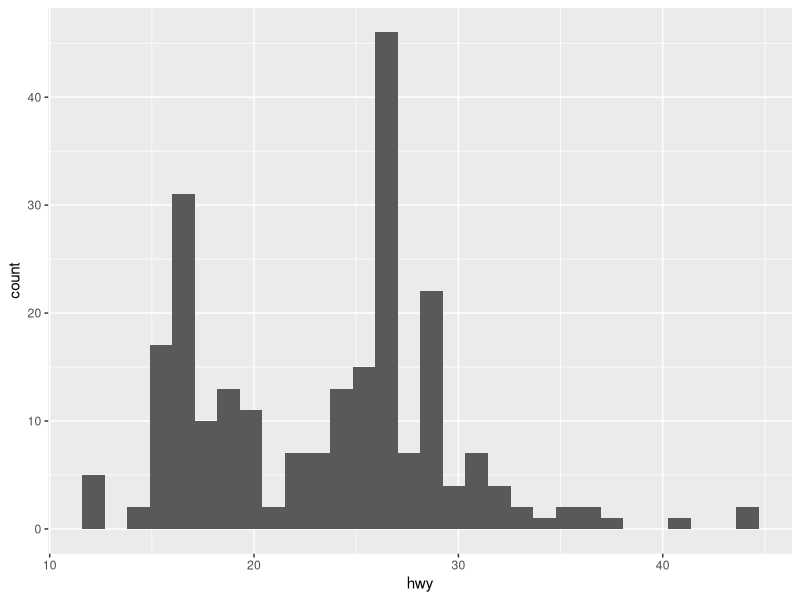
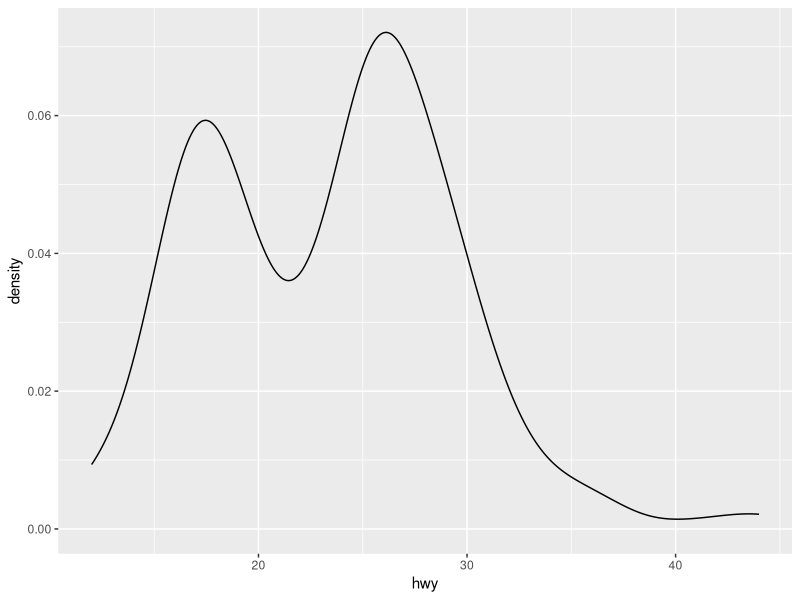
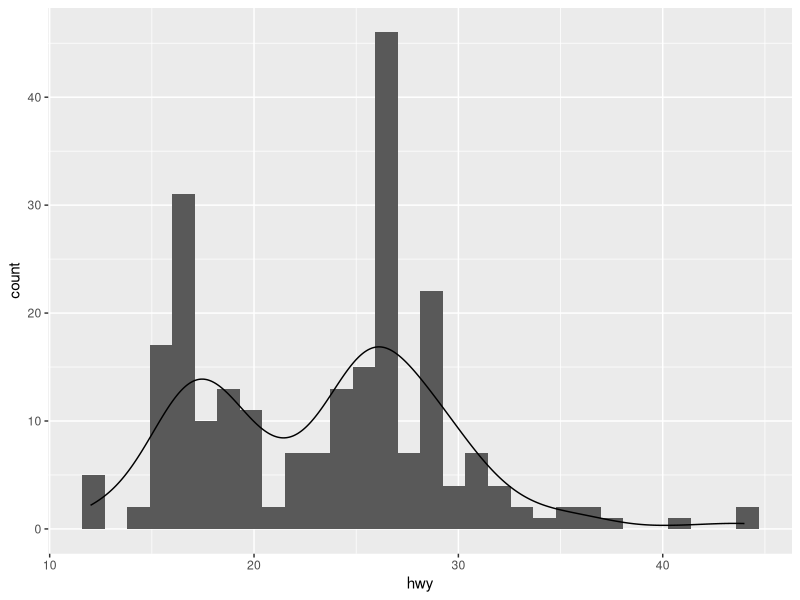

Write the R code that produced these figures, in order. (Note: this script raises an error after producing the figures.)
### One variable plots

library(tidyverse)

# Continuous variables: histogram most common
ggplot(mpg, aes(x = hwy)) +
  geom_histogram()

# showcase: density
ggplot(mpg, aes(x = hwy)) +
  geom_density()

ggplot(mpg, aes(x = hwy)) +
  geom_histogram() +
  geom_density(aes(y = ..count..))
asdf

# example for discrete var: barplot
ggplot(mpg, aes(fl)) +
  geom_bar()

# Exercise
browseURL("https://krlmlr.github.io/vistransrep/2019-11-zhr/scatter.html")
